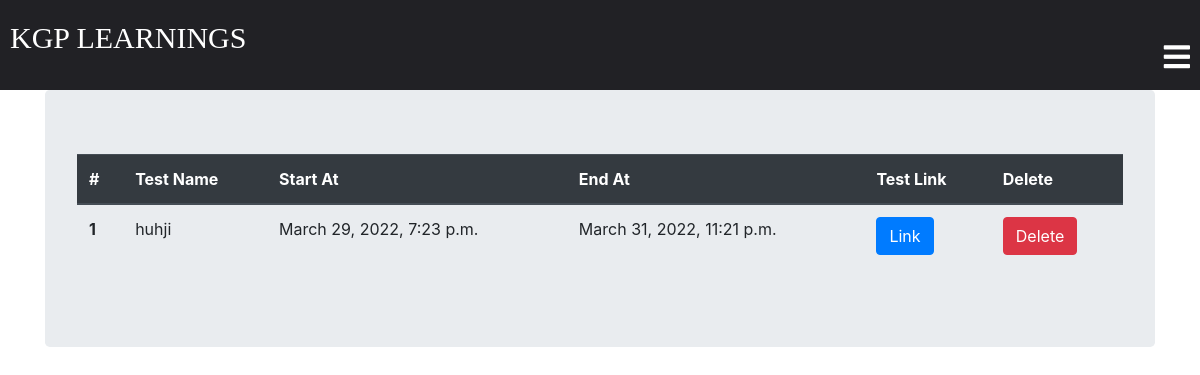
The page /classroom/classTest_list/ (signed in) on the database as committed earlier.
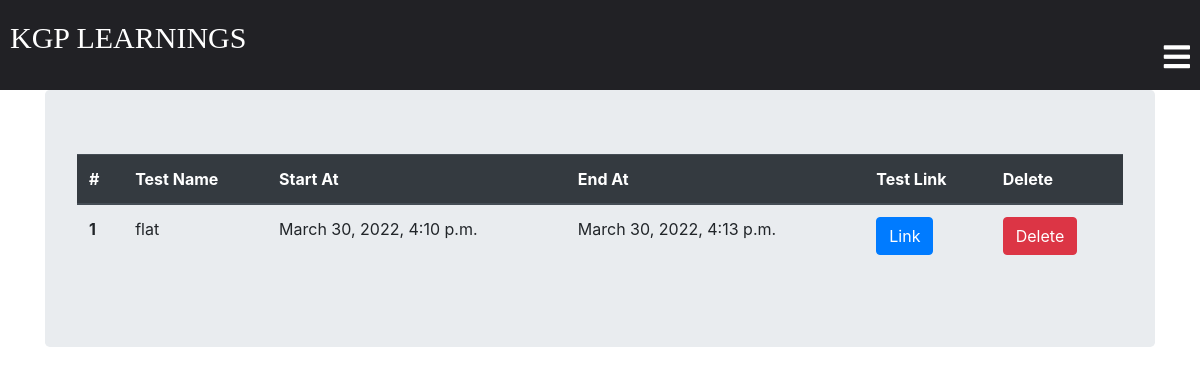
The same page on the database as committed later.
### classroom/models.py (models this page shows, shortened)
class ClassTest(models.Model):
    student = models.ManyToManyField(Student, related_name='student_ClassTest')
    teacher = models.ForeignKey(
        Teacher, related_name='teacher_ClassTest', on_delete=models.CASCADE, default=None)
    Testlink = models.CharField(max_length=250)
    TestName = models.CharField(max_length=250)
    StartTime = models.DateTimeField(auto_now=False, null=True)
    EndTime = models.DateTimeField(auto_now=False, null=True)
    created_at = models.DateTimeField(auto_now=True)
    class Meta:
        ordering = ['-created_at']

### classroom/views.py (the view)
# urls.py: path('classTest_list/',views.classTest_list,name="classTest_list"),
@login_required
def classTest_list(request):
    template = "classTest_list.html"
    teacher = request.user.Teacher
    return render(request, template, {'teacher': teacher})

### template/classTest_list.html (shortened to what this page needs)
{% extends 'base.html' %}
{% block content %}
<div class="container">
  <div class="jumbotron">
    {% if teacher.teacher_ClassTest.count == 0 %}
    <h2>No Tests Yet</h2>
    {% else %}
    <table class="table">
      <thead class="thead-dark">
        <tr>
          <th scope="col">#</th>
          <th scope="col">Test Name</th>
          <th scope="col">Start At</th>
          <th scope="col">End At </th>
          <th scope="col">Test Link</th>
          <th scope="col">Delete</th>
        </tr>
      </thead>
      <tbody>
        {% for test in teacher.teacher_ClassTest.all %}
        <tr>
          <th scope="row">{{ forloop.counter }}</th>
          <td>{{ test.TestName }}</td>
          <td>{{ test.StartTime }}</td>
          <td>{{ test.EndTime }}</td>
          <td><a href="{{ test.Testlink }}" target="_blank" class="btn btn-primary">Link</a></td>
          <td><a href="{% url 'classroom:classTest_delete' id=test.id %}" class="btn btn-danger">Delete</a></td>
        </tr>
        {% endfor %}
      </tbody>
    </table>
    {% endif %}
  </div>
</div>
{% endblock %}

Rows that differ between the two databases and show on the page:
removed ClassTest: TestName "huhji", StartTime "March 29, 2022, 7:23 p.m.", EndTime "March 31, 2022, 11:21 p.m."
added ClassTest: TestName "flat", StartTime "March 30, 2022, 4:10 p.m.", EndTime "March 30, 2022, 4:13 p.m."
